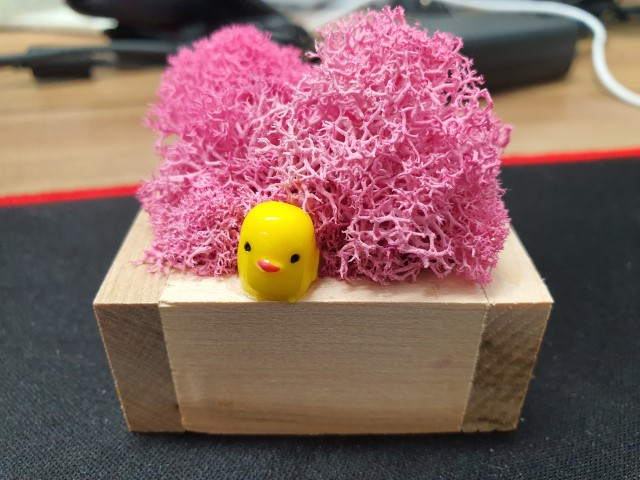
#> input picture 7_3_Object_Tracking.jpg, 640 x 480 px
$ python EmbeddedTest5.py
#> lines starting #> are read from the running program, lines starting #| are printed output that depends on the picture
import cv2
import numpy as np
from matplotlib import pyplot as plt

img = cv2.imread("7_3_Object_Tracking.jpg", cv2.IMREAD_COLOR)
#> img is the input picture: shape (480, 640, 3); mean B, G, R 96.2, 99.4, 133.9
b, g, r = cv2.split(img)
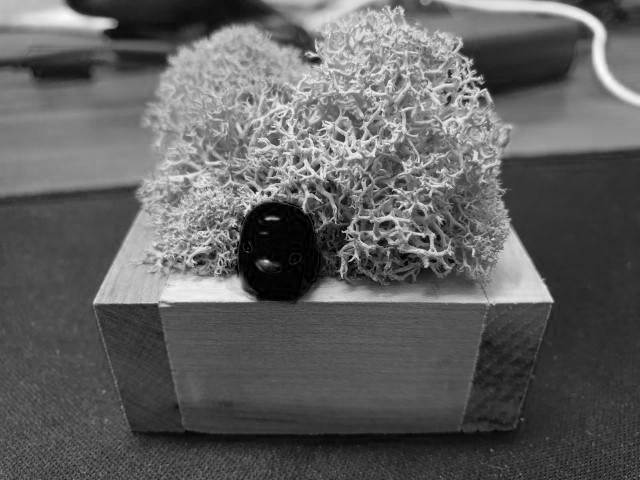
#> b: shape (480, 640); min 0, max 253, mean 96.2
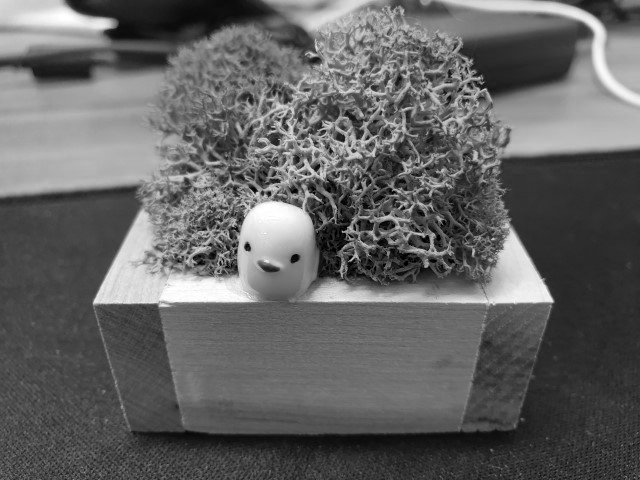
#> g: shape (480, 640); min 0, max 255, mean 99.4
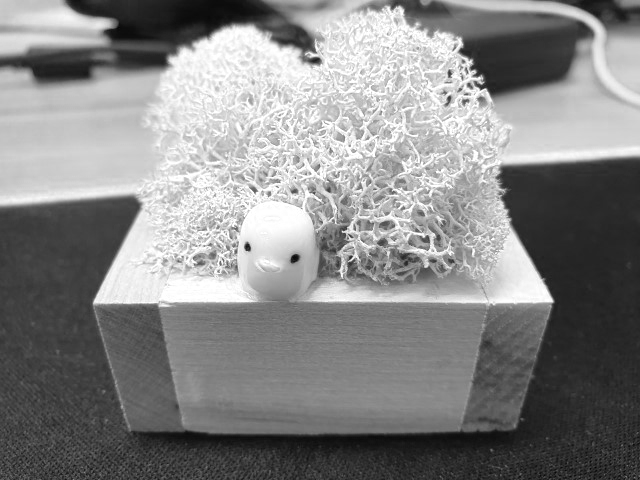
#> r: shape (480, 640); min 1, max 255, mean 133.9
img = cv2.merge([r, g, b])

pos1 = np.float32([[10, 10], [630, 10], [10, 320], [630, 320]])
pos2 = np.float32([[90, 300], [550, 300], [125, 435], [515, 435]])

M = cv2.getPerspectiveTransform(pos2, pos1)
dst = cv2.warpPerspective(img, M, (640, 320))
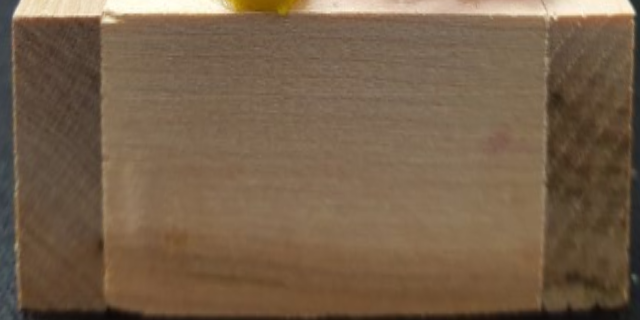
#> dst: shape (320, 640, 3); mean R, G, B 118.2, 96.4, 74

fig = plt.figure()
fig.canvas.set_window_title("JetsonNano_Perspective")
plt.subplot(121), plt.imshow(img), plt.title("ORIGINAL")
plt.subplot(122), plt.imshow(dst), plt.title("RESULT")
plt.show()

$ run again, with 14_Histogram_A.jpg copied over 7_3_Object_Tracking.jpg
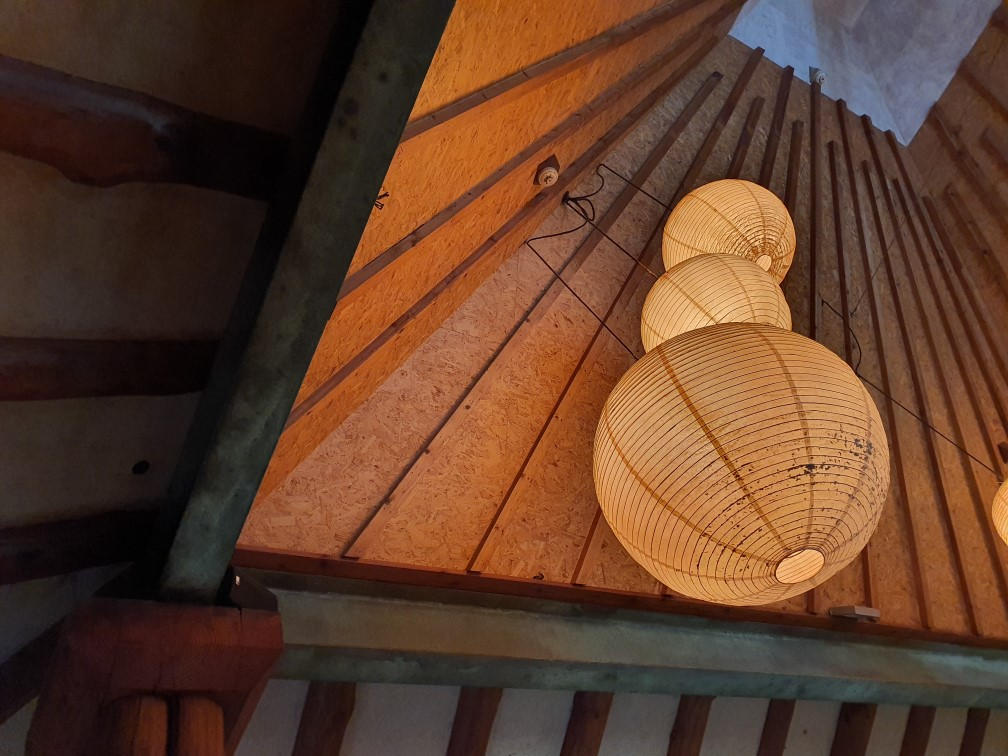
#> input picture 14_Histogram_A.jpg, 1008 x 756 px
#> img is the input picture: shape (756, 1008, 3); mean B, G, R 42.6, 62, 95.6
#> `b, g, r = cv2.split(img)`:
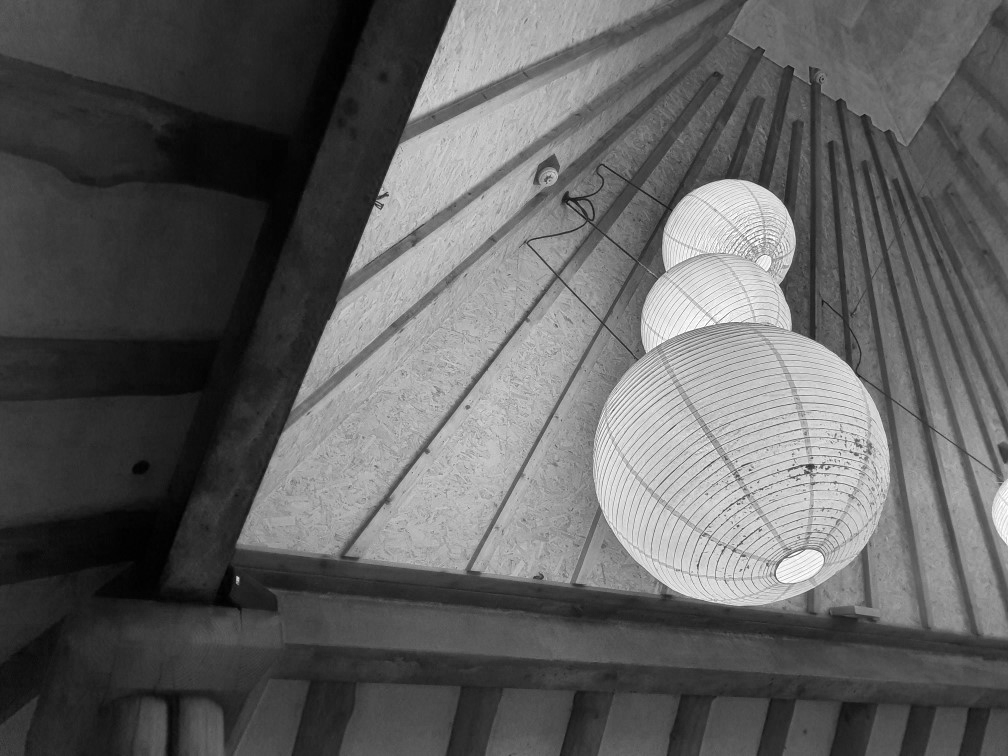
#> r: shape (756, 1008); min 0, max 255, mean 95.6
#> `dst = cv2.warpPerspective(img, M, (640, 320))`:
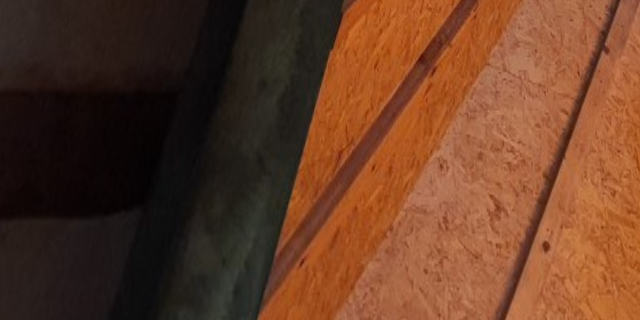
#> dst: shape (320, 640, 3); mean R, G, B 101.7, 59.9, 37.5

$ run again, with 14_Histogram_B.jpg copied over 7_3_Object_Tracking.jpg
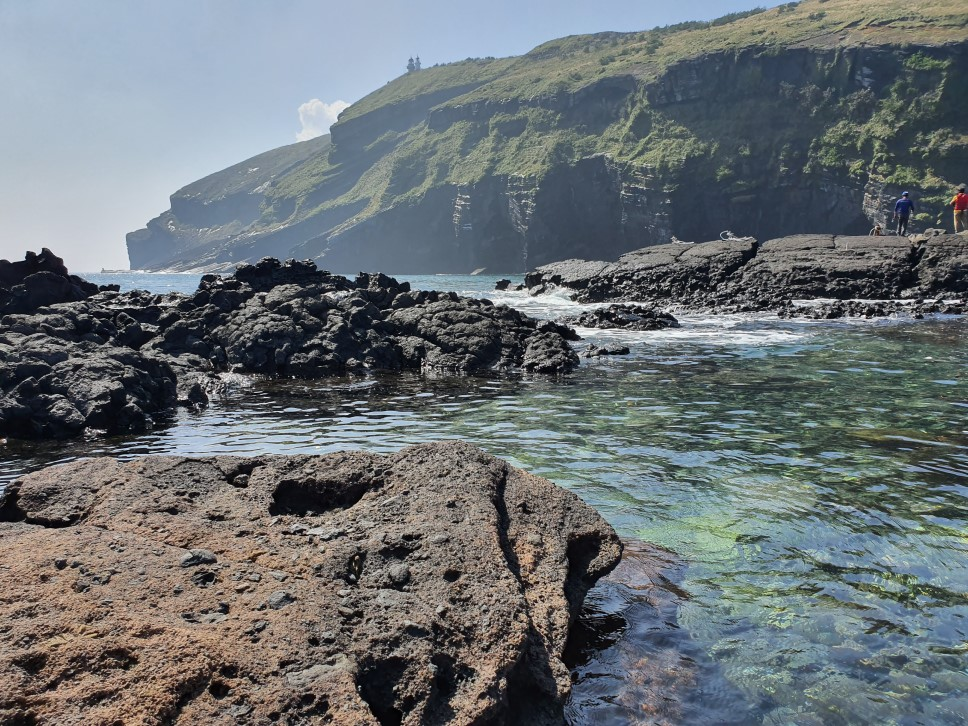
#> input picture 14_Histogram_B.jpg, 968 x 726 px
#> img is the input picture: shape (726, 968, 3); mean B, G, R 116.7, 113.2, 106.7
#> `b, g, r = cv2.split(img)`:
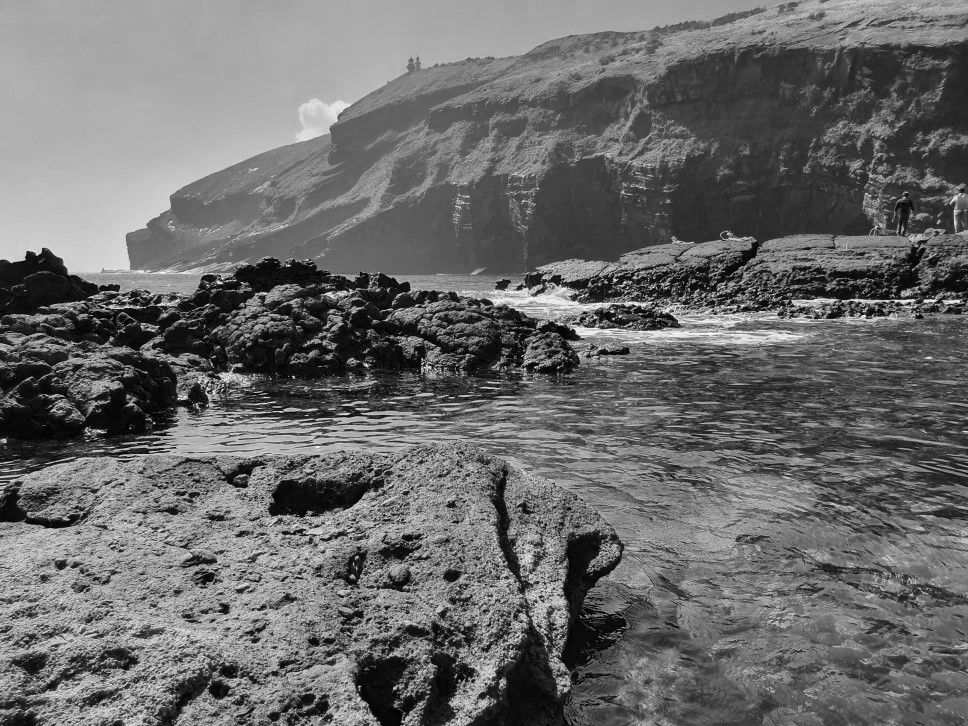
#> r: shape (726, 968); min 0, max 255, mean 106.7
#> `dst = cv2.warpPerspective(img, M, (640, 320))`:
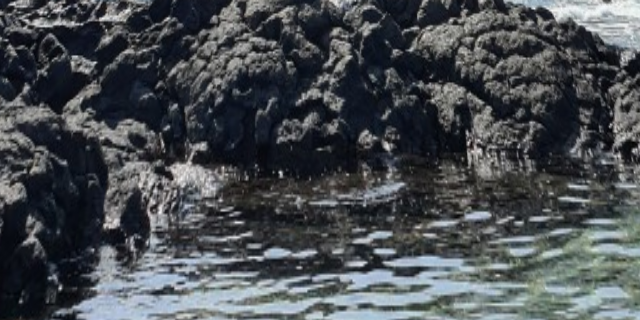
#> dst: shape (320, 640, 3); mean R, G, B 72.5, 76.8, 80.8
